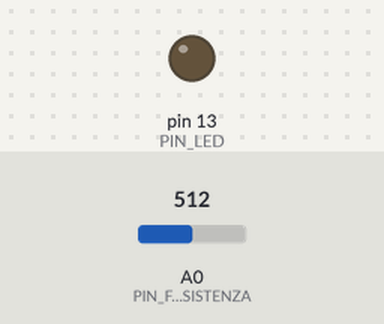
Bench run of a sketch on a simulated Arduino Uno, built with avr-gcc and run on an emulated ATmega328P. On the bench: output pins drawn as LEDs (lit = HIGH). Inputs (shaded band) come from the test bench; at power-on: A0 (PIN_FOTORESISTENZA) = 512.

Above: at 1.2 s.
1.3 s: A0 (PIN_FOTORESISTENZA) set to 101
2.8 s: A0 (PIN_FOTORESISTENZA) set to 86
At 3.2 s:
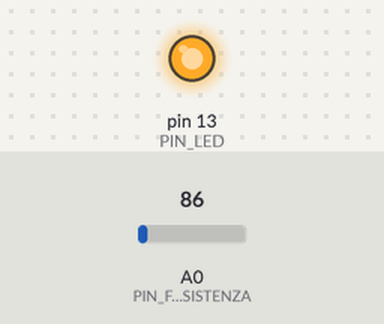
4.3 s: A0 (PIN_FOTORESISTENZA) set to 220
5.8 s: A0 (PIN_FOTORESISTENZA) set to 249
At 6.7 s:
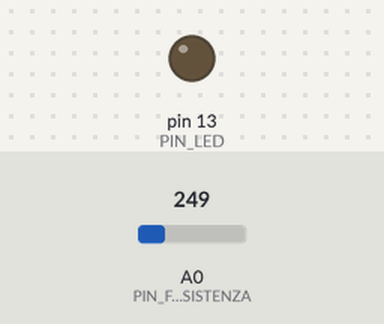
7.3 s: A0 (PIN_FOTORESISTENZA) set to 0
At 7.8 s:
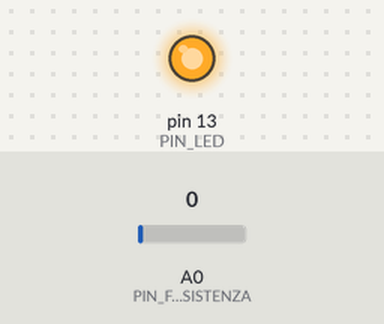
Timing chart, 0 to 9.8 s (numbered marks = the images above; inputs shaded):
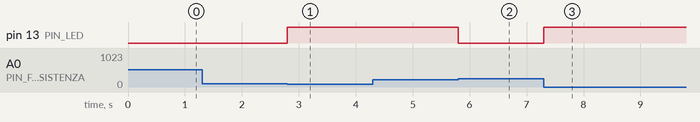

The sketch:

_05_CrepuscolareIsteresi.ino
```cpp
const byte PIN_FOTORESISTENZA = A0;
const byte PIN_LED            = 13;
const byte SOGLIA_BASSA       = 350;
const byte SOGLIA_ALTA        = 750;

void setup() {
  pinMode(PIN_FOTORESISTENZA, INPUT);
  pinMode(PIN_LED,            OUTPUT);
}

void loop() {
  int valoreSensore = analogRead(PIN_FOTORESISTENZA);

  if (valoreSensore < SOGLIA_BASSA)
    digitalWrite(PIN_LED, HIGH);
  else if (valoreSensore > SOGLIA_ALTA)
    digitalWrite(PIN_LED, LOW);
}
```

Measured:
- the behaviour switches between 94 and 93 on A0 (PIN_FOTORESISTENZA) (found by bisection; images 0 and 1)
- the behaviour switches between 238 and 239 on A0 (PIN_FOTORESISTENZA) (found by bisection; images 1 and 2)
- after the input at 1.3 s, every drawn part: stays the same
- after the input at 2.8 s, pin 13 (PIN_LED): LOW → HIGH at once
- after the input at 4.3 s, every drawn part: stays the same
- after the input at 5.8 s, pin 13 (PIN_LED): HIGH → LOW at once
- after the input at 7.3 s, pin 13 (PIN_LED): LOW → HIGH at once
